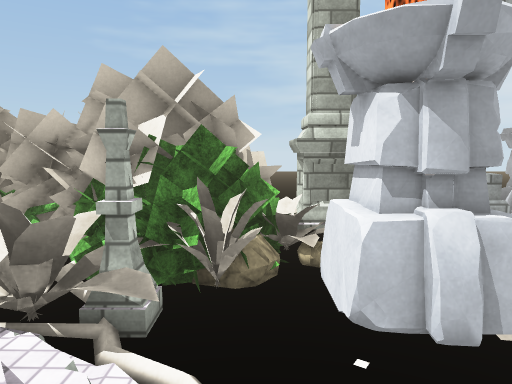
View 1 (above)

13 first-person views from a walk through a Unity game level. The camera is 1.3 m above the floor, tilts 6° down and sees 70° across. The floor is counted in squares, 1 m on a side. Each view is taken from the middle of a square. On the plan, view 1 faces up. The plan holds only what a view shows up to about 15 squares ahead; the rest is blank. The place goes on beyond the plan. Some surface patterns are stand-ins.

View 2
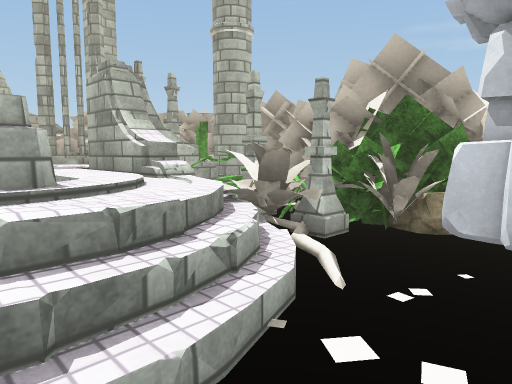

View 3
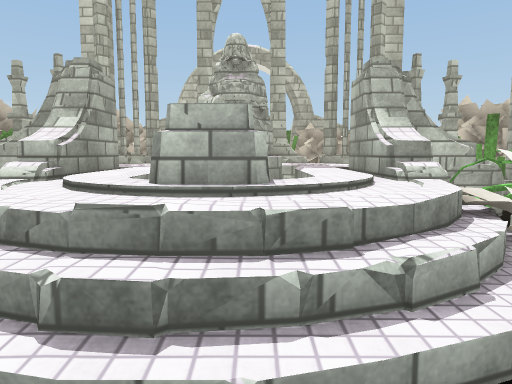

View 4
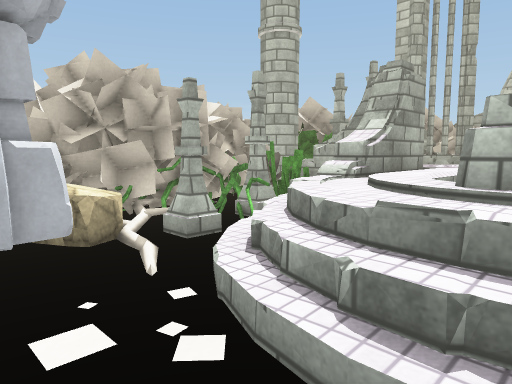

View 5
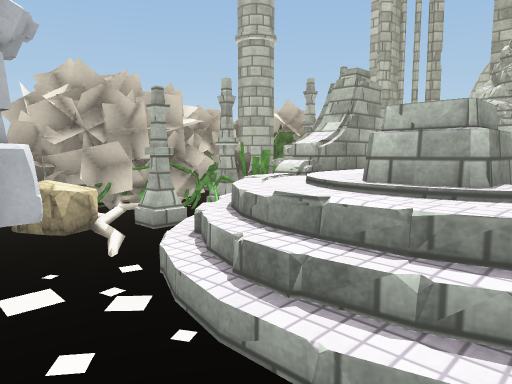

View 6
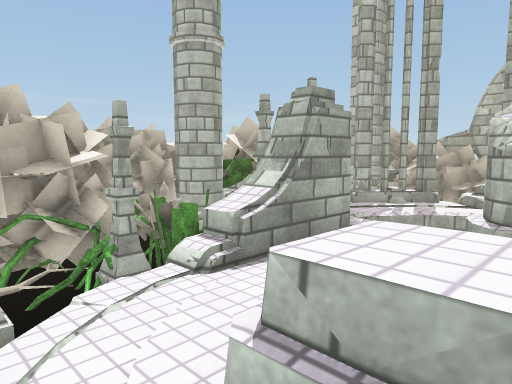

View 7
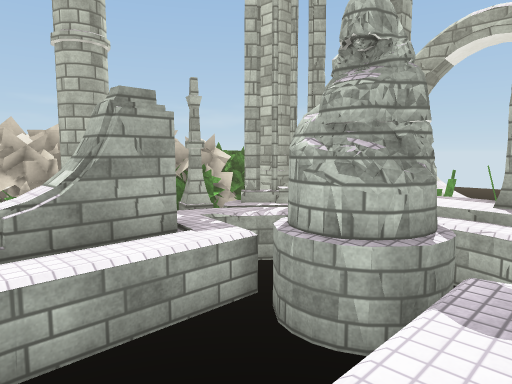

View 8
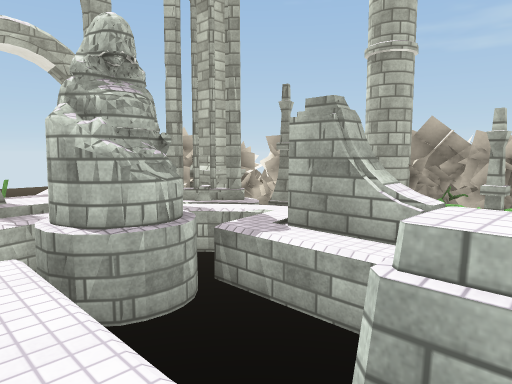

View 9
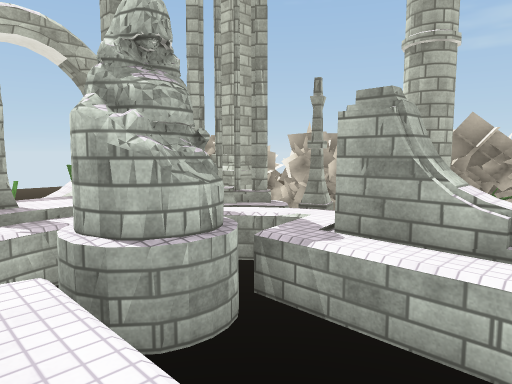

View 10
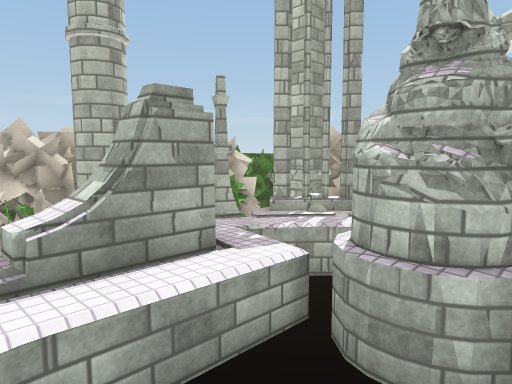

View 11
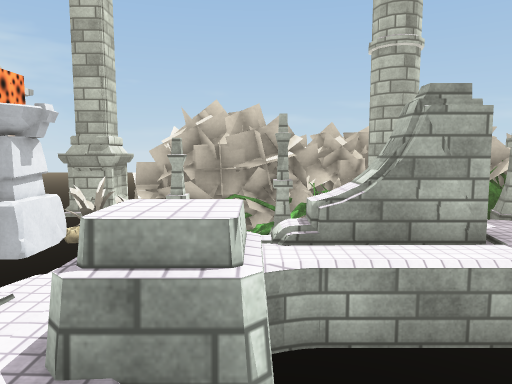

View 12
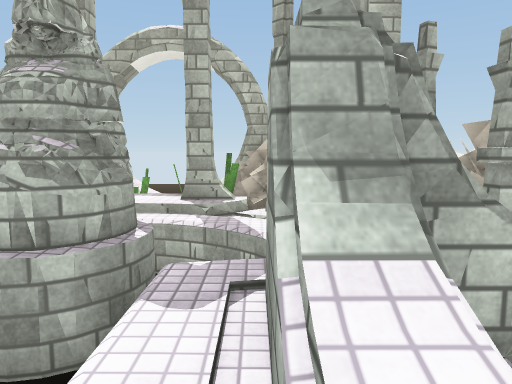

View 13
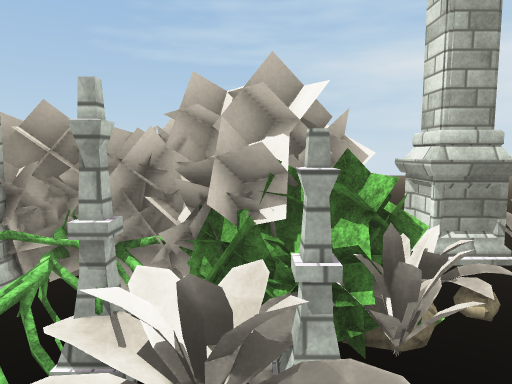

### Floor plan
Key: @ floor where view 1 was taken; # wall or solid block; x gap in a wall; . main floor; : floor 0.75 m higher than the main floor; + floor 1 m higher than the main floor; / step, stairs or slope; = window, fence, low wall or low ledge; ^ raised ledge; v drop or lower ground; O other object.
Columns run from 15 left of view 1 to 2 right of it. Each row starts with its distance up from view 1.
  9               ##.
  8          ###   ##
  7         ##O##  O##
  6         ##v###OO..
  5        ##vvvOOOOO
  4      #####vv#OOOOO
  3     ##:++###OO=.OO
  2  ####:+vv###:///.
  1 ##OO#:vvvvvv++//..
  0 ^^OO#+v##vvv^^:@ .
 -1 ^OOvx+v##vvv^^:/..
 -2 ##O #:vvvvvvv+//.
 -3  ####:+vv##=:///.
 -4   ####:++##=////OO
 -5   ########OOO##OOO
 -6   #######vOOOOOOO.
 -7    OO#####OOO##O..
 -8    OO ############
 -9         ####    #

Where each view was taken, in squares from view 1:
view 1: 0 up, 0 right, facing up
view 2: 1 down, 2 right, facing up-left
view 3: 0 up, 2 right, facing left
view 4: 0 up, 2 right, facing down-left
view 5: 1 up, 2 right, facing down-left
view 6: 0 up, 1 left, facing down-left
view 7: 2 up, 3 left, facing down-left
view 8: 3 down, 2 left, facing up-left
view 9: 3 down, 3 left, facing up-left
view 10: 1 up, 3 left, facing down-left
view 11: 2 up, 3 left, facing down
view 12: 2 up, 3 left, facing left
view 13: 1 up, 2 left, facing up
